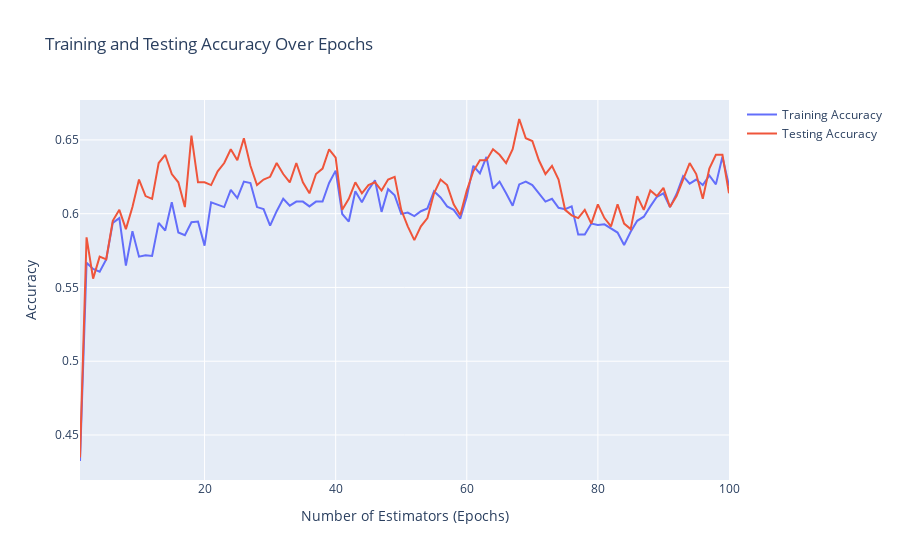

Notebook cell for this chart:
### Code cell
# Create a line plot for both training and testing accuracy using Plotly
fig = go.Figure()

fig.add_trace(go.Scatter(x=np.arange(1, n_estimators + 1), y=training_accuracy, mode='lines', name='Training Accuracy'))
fig.add_trace(go.Scatter(x=np.arange(1, n_estimators + 1), y=testing_accuracy, mode='lines', name='Testing Accuracy'))

fig.update_layout(title='Training and Testing Accuracy Over Epochs',
                  xaxis_title='Number of Estimators (Epochs)',
                  yaxis_title='Accuracy')

fig.show()
